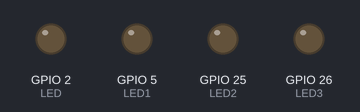
This program was run on a simulated ESP32. Shown: output pins drawn as LEDs (lit = HIGH).

Above: at 0.05 s.
At 2.75 s:
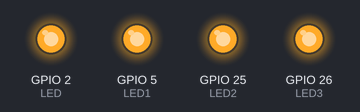
Timing chart, 0 to 3.0 s (numbered marks = the images above):
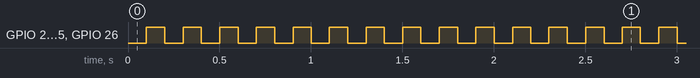

Measured:
- by itself, GPIO 2 (LED), GPIO 5 (LED1), GPIO 25 (LED2), GPIO 26 (LED3): alternates HIGH for 0.10 s and LOW for 0.10 s

The program:

main.cpp
```cpp
//***********************************************************************************************
/*
Title: Daisy-Chain Master Code
Author: Juan Pablo Valenzuela
Date: 10/9/2022
Description:
This code controls the master microcontroller, in this case it is an ESP32 Dev Module.
This has all the definitions
*/
//***********************************************************************************************

//Macros
#define LED 2 //Built in LED
#define LED1 5 //Works, is the CSS of SPI-V
#define LED2 25
#define LED3 26
#define CommsBaudrate 115200

//Pins 36, 39, 34 and 35 are input only
//TX2 is GPIO 17 and RX2 is GPIO 16

//Libraries

#include <Arduino.h>
#include <ArduinoJson.h>
//#include <EEPROM.h> //In case we need to save something to memory


//Objects

//Variables

//Debug timing
long m_current,m_previous,u_current,u_previous;
const long m_interval = 100;
const long u_interval = 100;
uint8_t toggle = LOW;

//Functions

//***********************************************************************************************
//Main Code
//***********************************************************************************************

void setup() {
  // put your setup code here, to run once:
  //Comms config
  Serial.begin(CommsBaudrate);   //Default settings
  Serial2.begin(CommsBaudrate);  //Default settings
  /*
  * Serial 0 is to communicate with the PC
  * Serial 1 is to communicate with the Slaves
  */
  pinMode(LED, OUTPUT);
  pinMode(LED1, OUTPUT);
  pinMode(LED2, OUTPUT);
  pinMode(LED3, OUTPUT);
  m_previous = millis();
  u_previous = micros();


}

void loop() {
  // put your main code here, to run repeatedly:
  m_current = millis();
  if ((m_current - m_previous)>=m_interval)
  {
    m_previous = m_current;
    toggle = !toggle;
    digitalWrite(LED, toggle);
    digitalWrite(LED1, toggle);
    digitalWrite(LED2, toggle);
    digitalWrite(LED3, toggle);
  }
}

//***********************************************************************************************
/*
 *   Serial Communication Readings
*/
//***********************************************************************************************


//***********************************************************************************************
/*
 *   Program Functions
*/
//***********************************************************************************************
```
